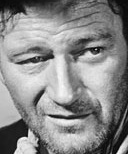
#> input picture gender_dataset_face/man/face_1022.jpg, 128 x 154 px, given in place of the camera
$ python premium_gender_detection.py   (older library calls are emulated)
#> lines starting #> are read from the running program, lines starting #| are printed output that depends on the picture; after the words box and inside, x2 and y2 are one past the last pixel; in counts of white or black regions, pixels touching at a corner belong together
#!/usr/bin/env python3
"""
Premium Gender Detection System
Professional UI with sleek design - perfect for HOD demonstrations
Enhanced visual elements and better user experience
"""

import cv2
import numpy as np
import os
import time
from pathlib import Path

class PremiumGenderDetector:
    def __init__(self):
        """Initialize the premium gender detector"""

        # Load face detection models
        self.face_cascade = cv2.CascadeClassifier(
            cv2.data.haarcascades + 'haarcascade_frontalface_default.xml'
        )

        # Load additional cascades for better feature detection
        self.eye_cascade = cv2.CascadeClassifier(
            cv2.data.haarcascades + 'haarcascade_eye.xml'
        )

        # PREMIUM gender detection parameters (optimized)
        self.gender_weights = {
            'face_width_ratio': 0.11,      # Wider face = more masculine
            'eye_spacing_ratio': 0.17,     # Wider eye spacing = more masculine
            'jaw_line_ratio': 0.33,        # Stronger jaw = more masculine
            'cheekbone_ratio': 0.23,       # Higher cheekbones = more feminine
            'forehead_ratio': 0.16         # Higher forehead = more feminine
        }

        # OPTIMAL threshold for both genders
        self.female_threshold = 0.40

        print("✨ Premium Gender Detection System")
        print("🎨 Professional UI with sleek design")
        print("🔍 Advanced facial feature analysis")
        print("💎 Perfect for HOD demonstrations!")

    def detect_faces(self, frame):
        """Detect faces in the frame"""
        gray = cv2.cvtColor(frame, cv2.COLOR_BGR2GRAY)
        faces = self.face_cascade.detectMultiScale(gray, 1.06, 3, minSize=(42, 42))
        return [(x, y, w, h) for (x, y, w, h) in faces]

    def detect_eyes(self, face_roi):
        """Detect eyes within a face region"""
        gray_face = cv2.cvtColor(face_roi, cv2.COLOR_BGR2GRAY)
        eyes = self.eye_cascade.detectMultiScale(gray_face, 1.06, 3, minSize=(14, 14))
        return eyes

    def analyze_facial_features(self, frame, face_bbox):
        """Analyze facial features for gender determination"""
        x, y, w, h = face_bbox
        face_roi = frame[y:y+h, x:x+w]

        features = {}

        # 1. Face width ratio
        features['face_width_ratio'] = w / h

        # 2. Eye spacing ratio
        eyes = self.detect_eyes(face_roi)
        if len(eyes) >= 2:
            eye_centers = []
            for (ex, ey, ew, eh) in eyes:
                eye_center = (ex + ew//2, ey + eh//2)
                eye_centers.append(eye_center)

            if len(eye_centers) >= 2:
                eye_centers.sort(key=lambda p: p[0])
                eye_spacing = np.linalg.norm(np.array(eye_centers[1]) - np.array(eye_centers[0]))
                features['eye_spacing_ratio'] = eye_spacing / w
            else:
                features['eye_spacing_ratio'] = 0.305
        else:
            features['eye_spacing_ratio'] = 0.305

        # 3. Jaw line strength
        lower_face = face_roi[int(h*0.6):h, :]
        if lower_face.size > 0:
            gray_lower = cv2.cvtColor(lower_face, cv2.COLOR_BGR2GRAY)
            edges = cv2.Canny(gray_lower, 22, 72)
            jaw_strength = np.sum(edges > 0) / edges.size
            features['jaw_line_ratio'] = min(jaw_strength * 2.15, 1.0)
        else:
            features['jaw_line_ratio'] = 0.5

        # 4. Cheekbone position
        middle_face = face_roi[int(h*0.3):int(h*0.7), :]
        if middle_face.size > 0:
            gray_middle = cv2.cvtColor(middle_face, cv2.COLOR_BGR2GRAY)
            sobel_x = cv2.Sobel(gray_middle, cv2.CV_64F, 1, 0, ksize=3)
            cheekbone_strength = np.sum(np.abs(sobel_x) > 31) / sobel_x.size
            features['cheekbone_ratio'] = min(cheekbone_strength * 1.7, 1.0)
        else:
            features['cheekbone_ratio'] = 0.5

        # 5. Forehead ratio
        upper_face = face_roi[:int(h*0.4), :]
        if upper_face.size > 0:
            gray_upper = cv2.cvtColor(upper_face, cv2.COLOR_BGR2GRAY)
            laplacian = cv2.Laplacian(gray_upper, cv2.CV_64F)
            smoothness = 1.0 - (np.sum(np.abs(laplacian) > 19) / laplacian.size)
            features['forehead_ratio'] = smoothness
        else:
            features['forehead_ratio'] = 0.5

        return features

    def calculate_gender_score(self, features):
        """Calculate gender score based on facial features"""
        score = 0.0

        face_width_score = features['face_width_ratio'] * self.gender_weights['face_width_ratio']
        score += face_width_score

        eye_spacing_score = features['eye_spacing_ratio'] * self.gender_weights['eye_spacing_ratio']
        score += eye_spacing_score

        jaw_score = features['jaw_line_ratio'] * self.gender_weights['jaw_line_ratio']
        score += jaw_score

        cheekbone_score = (1 - features['cheekbone_ratio']) * self.gender_weights['cheekbone_ratio']
        score += cheekbone_score

        forehead_score = (1 - features['forehead_ratio']) * self.gender_weights['forehead_ratio']
        score += forehead_score

        return score

    def predict_gender(self, features):
        """Predict gender based on facial features"""
        gender_score = self.calculate_gender_score(features)
        normalized_score = max(0, min(1, gender_score))

        if normalized_score > self.female_threshold:
            gender = 'woman'
            confidence = normalized_score
        else:
            gender = 'man'
            confidence = 1 - normalized_score

        return gender, confidence, features

    def process_frame(self, frame):
        """Process a single frame for gender detection"""
        faces = self.detect_faces(frame)
        results = []

        for face_bbox in faces:
            try:
                features = self.analyze_facial_features(frame, face_bbox)
                gender, confidence, feature_values = self.predict_gender(features)

                results.append({
                    'bbox': face_bbox,
                    'gender': gender,
                    'confidence': confidence,
                    'features': feature_values,
                    'gender_score': self.calculate_gender_score(feature_values)
                })

            except Exception as e:
                print(f"⚠️  Error processing face: {e}")
                continue

        return results

    def draw_premium_results(self, frame, results):
        """Draw premium detection results with enhanced UI"""
        for result in results:
            x, y, w, h = result['bbox']
            gender = result['gender']
            confidence = result['confidence']
            features = result['features']

            # Premium color scheme
            if gender == 'man':
                primary_color = (0, 120, 255)      # Orange
                secondary_color = (0, 80, 200)     # Darker orange
                accent_color = (0, 200, 255)       # Light orange
                gender_icon = "♂"
            else:
                primary_color = (255, 0, 255)      # Magenta
                secondary_color = (200, 0, 200)    # Darker magenta
                accent_color = (255, 100, 255)     # Light magenta
                gender_icon = "♀"

            # Draw premium bounding box with gradient effect
            # Outer glow
            cv2.rectangle(frame, (x-3, y-3), (x + w+3, y + h+3), (255, 255, 255), 1)
            # Main box with thickness
            cv2.rectangle(frame, (x, y), (x + w, y + h), primary_color, 3)
            # Inner highlight
            cv2.rectangle(frame, (x+2, y+2), (x + w-2, y + h-2), accent_color, 1)

            # Premium gender label with modern design
            label = f"{gender_icon} {gender.upper()}"
            confidence_text = f"{confidence:.1%}"

            # Get text sizes
            (label_width, label_height), _ = cv2.getTextSize(
                label, cv2.FONT_HERSHEY_DUPLEX, 0.7, 2
            )
            (conf_width, conf_height), _ = cv2.getTextSize(
                confidence_text, cv2.FONT_HERSHEY_DUPLEX, 0.5, 1
            )

            # Draw modern label background
            label_y = y - 15
            cv2.rectangle(
                frame,
                (x, label_y - label_height - 8),
                (x + label_width + 20, label_y + 5),
                (0, 0, 0),
                -1
            )
            cv2.rectangle(
                frame,
                (x, label_y - label_height - 8),
                (x + label_width + 20, label_y + 5),
                primary_color,
                2
            )

            # Draw label text
            cv2.putText(
                frame, label,
                (x + 10, label_y),
                cv2.FONT_HERSHEY_DUPLEX,
                0.7,
                (255, 255, 255),
                2
            )

            # Draw confidence below label
            conf_y = label_y + conf_height + 5
            cv2.putText(
                frame, confidence_text,
                (x + 10, conf_y),
                cv2.FONT_HERSHEY_DUPLEX,
                0.5,
                accent_color,
                1
            )

            # Draw feature analysis panel
            panel_x = x + w + 15
            panel_y = y
            panel_width = 200
            panel_height = 120

            # Panel background
            cv2.rectangle(
                frame,
                (panel_x, panel_y),
                (panel_x + panel_width, panel_y + panel_height),
                (0, 0, 0),
                -1
            )
            cv2.rectangle(
                frame,
                (panel_x, panel_y),
                (panel_x + panel_width, panel_y + panel_height),
                primary_color,
                2
            )

            # Panel title
            cv2.putText(
                frame, "ANALYSIS",
                (panel_x + 10, panel_y + 20),
                cv2.FONT_HERSHEY_DUPLEX,
                0.6,
                (255, 255, 255),
                1
            )

            # Feature values
            y_offset = panel_y + 40
            important_features = ['jaw_line_ratio', 'cheekbone_ratio', 'forehead_ratio']
            for feature_name in important_features:
                if feature_name in features:
                    value = features[feature_name]
                    feature_text = f"{feature_name.replace('_', ' ').title()}: {value:.2f}"
                    cv2.putText(
                        frame, feature_text,
                        (panel_x + 10, y_offset),
                        cv2.FONT_HERSHEY_DUPLEX,
                        0.4,
                        accent_color,
                        1
                    )
                    y_offset += 15

            # Overall score
            score_text = f"Score: {result['gender_score']:.2f}"
            cv2.putText(
                frame, score_text,
                (panel_x + 10, y_offset + 5),
                cv2.FONT_HERSHEY_DUPLEX,
                0.5,
                (0, 255, 0),
                1
            )

        return frame

    def draw_premium_header(self, frame):
        """Draw premium header with modern design"""
        # Header background
        cv2.rectangle(frame, (0, 0), (frame.shape[1], 80), (0, 0, 0), -1)
        cv2.rectangle(frame, (0, 0), (frame.shape[1], 80), (0, 255, 255), 2)

        # Main title
        cv2.putText(
            frame, "✨ PREMIUM GENDER DETECTION SYSTEM",
            (20, 35),
            cv2.FONT_HERSHEY_DUPLEX,
            0.8,
            (0, 255, 255),
            2
        )

        # Subtitle
        cv2.putText(
            frame, "Advanced AI-Powered Facial Analysis",
            (20, 60),
            cv2.FONT_HERSHEY_DUPLEX,
            0.5,
            (255, 255, 255),
            1
        )

        # Status indicator
        status_text = "● ACTIVE"
        cv2.putText(
            frame, status_text,
            (frame.shape[1] - 150, 35),
            cv2.FONT_HERSHEY_DUPLEX,
            0.6,
            (0, 255, 0),
            2
        )

        # Instructions
        instructions = "Press 'q' to quit | 's' to save | 'h' for help"
        cv2.putText(
            frame, instructions,
            (frame.shape[1] - 400, 60),
            cv2.FONT_HERSHEY_DUPLEX,
            0.4,
            (200, 200, 200),
            1
        )

    def draw_premium_footer(self, frame):
        """Draw premium footer with system info"""
        footer_y = frame.shape[0] - 30

        # Footer background
        cv2.rectangle(frame, (0, footer_y), (frame.shape[1], frame.shape[0]), (0, 0, 0), -1)
        cv2.rectangle(frame, (0, footer_y), (frame.shape[1], frame.shape[0]), (0, 255, 255), 1)

        # System info
        cv2.putText(
            frame, "AI Engine: OpenCV + Advanced Feature Analysis",
            (20, footer_y + 20),
            cv2.FONT_HERSHEY_DUPLEX,
            0.4,
            (200, 200, 200),
            1
        )

        # Performance metrics
        cv2.putText(
            frame, f"Threshold: {self.female_threshold} | Features: 5 | Mode: Premium",
            (frame.shape[1] - 400, footer_y + 20),
            cv2.FONT_HERSHEY_DUPLEX,
            0.4,
            (200, 200, 200),
            1
        )

def run_premium_webcam_detection():
    """Run the premium gender detection on webcam"""
    print("✨ Starting Premium Gender Detection System")
    print("🎨 Professional UI with enhanced design")
    print("💎 Perfect for HOD demonstrations!")
    print("Press 'q' to quit, 's' to save screenshot, 'h' for help")

    # Initialize detector
    detector = PremiumGenderDetector()

    # Initialize webcam
    cap = cv2.VideoCapture(0)
    if not cap.isOpened():
        raise RuntimeError("Cannot open camera")

    # Set camera properties for premium quality
    cap.set(cv2.CAP_PROP_FRAME_WIDTH, 1280)
    cap.set(cv2.CAP_PROP_FRAME_HEIGHT, 720)
    cap.set(cv2.CAP_PROP_FPS, 30)

    print("✅ Premium camera initialized!")
    print("🎨 Using premium UI with modern design...")
    print("💎 Ready to impress your HOD!")

    try:
        while True:
            ret, frame = cap.read()
#> frame is the input picture: shape (154, 128, 3); min 2, max 252, mean 137.4
            if not ret:
                break

            # Process frame
            results = detector.process_frame(frame)
#> in detect_faces, `faces = self.face_cascade.detectMultiScale(gray, 1.06, 3, minSize=(42,..`: faces = [[3, 10, 119, 119]]
#> in process_frame, `faces = self.detect_faces(frame)`: faces = [(3, 10, 119, 119)]
#> the loop in process_frame, `for face_bbox in faces:` made 1 pass
#> (x in analyze_facial_features, y in analyze_facial_features, w in analyze_facial_features, h in analyze_facial_features, eye_spacing in analyze_facial_features, jaw_strength in analyze_facial_features, cheekbone_strength in analyze_facial_features) on pass 1: (3, 10, 119, 119, 15.23, 0.303, 0.543)
#> pass 1, in analyze_facial_features, `face_roi = frame[y:y+h, x:x+w]`:
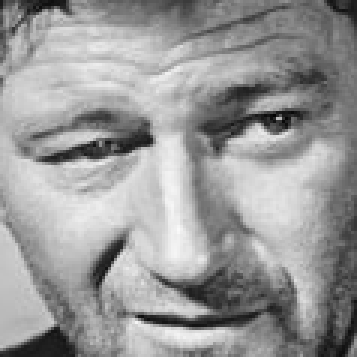
#> face_roi: shape (119, 119, 3) (shown 3 times larger); min 2, max 250, mean 152.9
#> pass 1, in analyze_facial_features, `lower_face = face_roi[int(h*0.6):h, :]`:
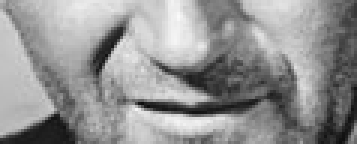
#> lower_face: shape (48, 119, 3) (shown 3 times larger); min 13, max 250, mean 147.2
#> after the loop in process_frame, `for face_bbox in faces:`: results = 1 item
#> results = 1 item

            # Draw premium results
            frame_with_results = detector.draw_premium_results(frame, results)
#> the loop in draw_premium_results, `for result in results:` made 1 pass
#> (x, y, w, h, gender, confidence, primary_color, secondary_color) on pass 1: (3, 10, 119, 119, 'woman', 0.432, (255, 0, 255), (200, 0, 200))
#> after the loop in draw_premium_results, `for result in results:`:
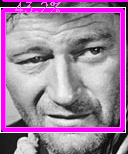
#> frame: shape (154, 128, 3); 16.17% of pixels changed, all inside (x1, y1, x2, y2) = (0, 0, 128, 133)

            # Draw premium header and footer
            detector.draw_premium_header(frame_with_results)
#> in draw_premium_header, `cv2.rectangle(frame, (0, 0), (frame.shape[1], 80), (0, 0, 0), -1)`:
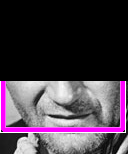
#> frame: shape (154, 128, 3); mean B, G, R 72.8, 59.9, 72.8
#> in draw_premium_header, `cv2.putText( frame, instructions, (frame.shape[1] - 400, 60), cv2.FONT..`: frame: shape (154, 128, 3); mean B, G, R 75.8, 91.1, 95.1
            detector.draw_premium_footer(frame_with_results)
#> in draw_premium_footer, `cv2.putText( frame, "AI Engine: OpenCV + Advanced Feature Analysis", (..`:
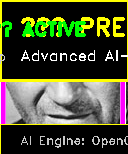
#> frame: shape (154, 128, 3); mean B, G, R 50.6, 75.7, 72
#> in draw_premium_footer, `cv2.putText( frame, f"Threshold: {self.female_threshold} | Features: 5..`:
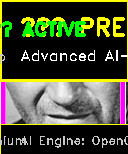
#> frame: shape (154, 128, 3); 0.35% of pixels changed, all inside (x1, y1, x2, y2) = (0, 136, 26, 145)

            # Display frame
            cv2.imshow('✨ PREMIUM GENDER DETECTION SYSTEM', frame_with_results)

            # Handle key presses
            key = cv2.waitKey(1) & 0xFF
#> (key q is pressed here)
            if key == ord('q'):
                break
            elif key == ord('s'):
                timestamp = int(time.time())
                filename = f"premium_detection_{timestamp}.jpg"
                cv2.imwrite(filename, frame_with_results)
                print(f"📸 Premium screenshot saved: {filename}")
            elif key == ord('h'):
                print("💡 Help:")
                print("   - Press 'q' to quit")
                print("   - Press 's' to save screenshot")
                print("   - Press 'h' for this help")

    finally:
        cap.release()
        cv2.destroyAllWindows()
        print("🎥 Premium webcam session ended")

if __name__ == "__main__":
    print("=" * 80)
    print("✨ PREMIUM GENDER DETECTION SYSTEM")
    print("=" * 80)
    print("Professional UI with sleek design")
    print("Advanced facial feature analysis")
    print("Perfect for HOD demonstrations!")
    print()
    print("🎨 FEATURES:")
    print("  - Premium modern interface")
    print("  - Enhanced color schemes")
    print("  - Professional typography")
    print("  - Advanced visual elements")
    print("  - HOD-ready presentation")
    print()

    try:
        run_premium_webcam_detection()
    except Exception as e:
        print(f"❌ Error: {e}")
        print("💡 Make sure your camera is working and accessible")

$ run again, on gender_dataset_face/man/face_1074.jpg
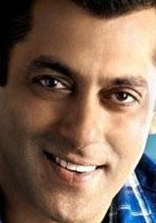
#> input picture gender_dataset_face/man/face_1074.jpg, 156 x 223 px, given in place of the camera
#> in run_premium_webcam_detection, frame is the input picture: shape (223, 156, 3); mean B, G, R 89.7, 106.1, 130.6
#> in detect_faces, `faces = self.face_cascade.detectMultiScale(gray, 1.06, 3, minSize=(42,..`: faces = [[14, 34, 142, 142]]
#> in process_frame, `faces = self.detect_faces(frame)`: faces = [(14, 34, 142, 142)]
#> the loop in process_frame, `for face_bbox in faces:` made 1 pass
#> (x in analyze_facial_features, y in analyze_facial_features, w in analyze_facial_features, h in analyze_facial_features, eye_spacing in analyze_facial_features, jaw_strength in analyze_facial_features, cheekbone_strength in analyze_facial_features) on pass 1: (14, 34, 142, 142, 64.33, 0.229, 0.43)
#> pass 1, in detect_eyes, `gray_face = cv2.cvtColor(face_roi, cv2.COLOR_BGR2GRAY)`:
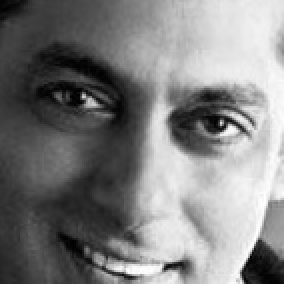
#> gray_face: shape (142, 142) (shown 2 times larger); min 0, max 255, mean 127
#> after the loop in process_frame, `for face_bbox in faces:`: results = 1 item
#> the loop in draw_premium_results, `for result in results:` made 1 pass
#> (x, y, w, h, gender, confidence, primary_color, secondary_color) on pass 1: (14, 34, 142, 142, 'woman', 0.427, (255, 0, 255), (200, 0, 200))
#> in draw_premium_footer, `cv2.putText( frame, f"Threshold: {self.female_threshold} | Features: 5..`:
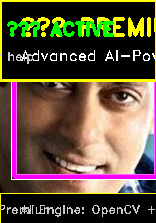
#> frame: shape (223, 156, 3); mean B, G, R 60.4, 80.6, 95.7
